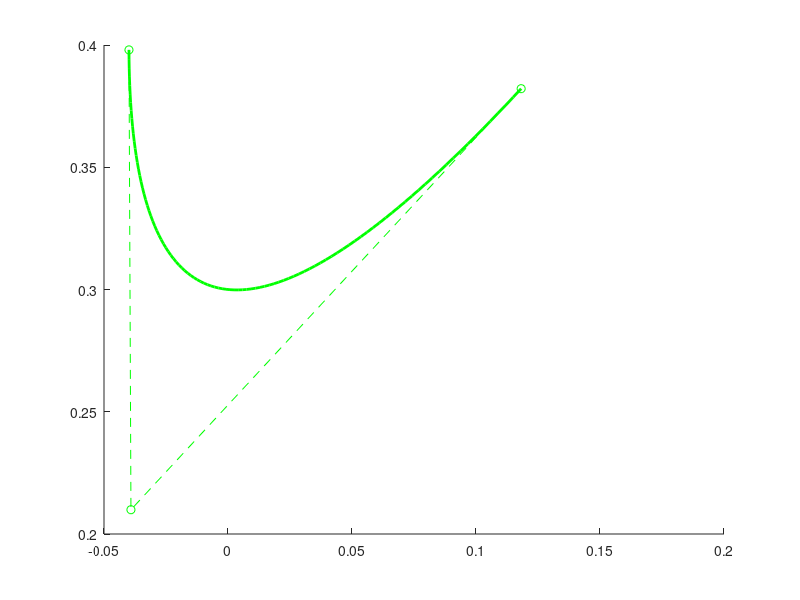
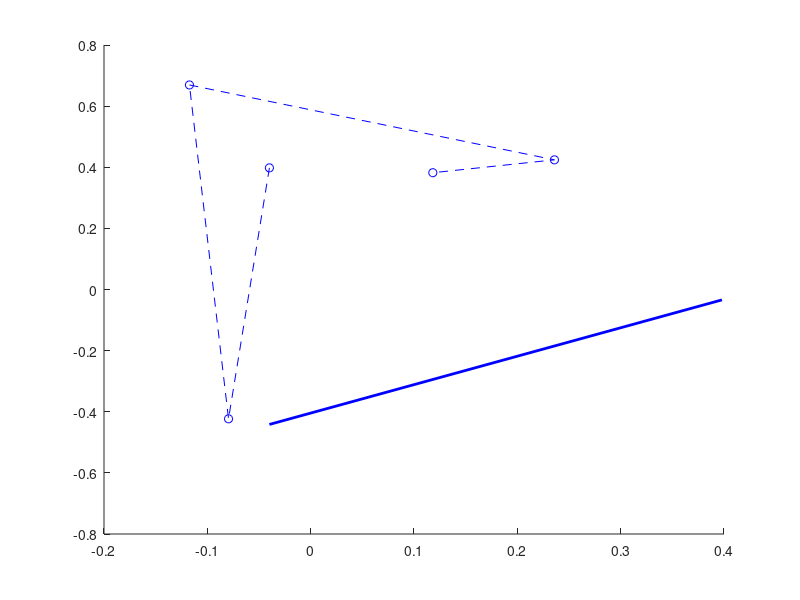

The MATLAB script that drew these images, in order:

T = 2;

r_LO = 0.4;
th_LO = -0.1;
dr_LO = -0.0524;
dth_LO = -1.2134;

des_r_TD = 0.4;
des_th_TD = 0.3;
des_dr_TD = -0.3;
des_dth_TD = -1;

r_des_top = 0.3;
th_des_top = 0;

%position
% [r*sin(th), r*cos(th)]

%Velocity
% [dr*sin(th) + r*cos(th)*dth , dr*cos(th)-r*sin(th)*dth]
%% 2-order bezier curve
p0 = [r_LO*sin(th_LO), r_LO*cos(th_LO) ];
p2 = [des_r_TD*sin(des_th_TD), des_r_TD*cos(des_th_TD)];
p1 = 2*([r_des_top*sin(th_des_top), r_des_top*cos(th_des_top)] - 0.25*p0 - 0.25*p2);

% t 값 범위 (0에서 1까지, 곡선 생성)
t = linspace(0, 1, 100);

% 2차 베지어 곡선을 각 좌표(x와 y)별로 나눠서 계산
% x 좌표 계산 (2차)
bx_2 = (1-t).^2 * p0(1) + 2*(1-t) .* t * p1(1) + t.^2 * p2(1);
% y 좌표 계산 (2차)
by_2 = (1-t).^2 * p0(2) + 2*(1-t) .* t * p1(2) + t.^2 * p2(2);

b_2 = [bx_2; by_2];

r = sqrt(bx_2.^2+by_2.^2);
th_r = atan(bx_2./by_2);

% 그래프 그리기
figure;
hold on;

% 2차 베지어 곡선 그리기
plot(b_2(1, :), b_2(2, :), 'g-', 'LineWidth', 2); % 2차 곡선
plot([p0(1), p1(1), p2(1)], [p0(2), p1(2), p2(2)], 'go--'); % 2차 제어점


%% 4 order bezier curve

p0 = [r_LO*sin(th_LO), r_LO*cos(th_LO) ];
p1 = 0.25 *([dr_LO*sin(th_LO) + r_LO*cos(th_LO)*dth_LO , dr_LO*cos(th_LO)-r_LO*sin(th_LO)*dth_LO]-4*p0);
p4 = [des_r_TD*sin(des_th_TD), des_r_TD*cos(des_th_TD)];
p3 = (4*p4 - [des_dr_TD*sin(des_th_TD) + des_r_TD*cos(des_th_TD)*des_dth_TD , ...
    des_dr_TD*cos(des_th_TD)-des_r_TD*sin(des_th_TD)*des_dth_TD])/(4);
p2 = ([r_des_top*sin(th_des_top), r_des_top*cos(th_des_top)] - 1/16*p0 - 4/16*p1 - ...
    4/16*p3 - 1/16*p4)*16/6;

% t 값 범위 (0에서 1까지, 곡선 생성)
t = linspace(0, 1, 100);

% 베지어 곡선을 각 좌표(x와 y)별로 나눠서 계산
% x 좌표 계산
bx_4 = (1-t).^4 * p0(1) + 4*(1-t).^3 .* t * p1(1) + 6*(1-t).^2 .* t.^2 * p2(1) + 4*(1-t) .* t.^3 * p3(1) + t.^4 * p4(1);

% y 좌표 계산
by_4 = (1-t).^4 * p0(2) + 4*(1-t).^3 .* t * p1(2) + 6*(1-t).^2 .* t.^2 * p2(2) + 4*(1-t) .* t.^3 * p3(2) + t.^4 * p4(2);

% x와 y 좌표를 합쳐서 곡선을 완성
b_4 = [bx_4; by_4];


% 그래프 그리기
figure;
hold on;
% 4차 베지어 곡선
plot(b_4(:,1), b_4(:,2)-0.4, 'b-', 'LineWidth', 2); % 곡선
plot([p0(1), p1(1), p2(1), p3(1), p4(1)], [p0(2), p1(2), p2(2), p3(2), p4(2)], 'bo--'); % 제어점